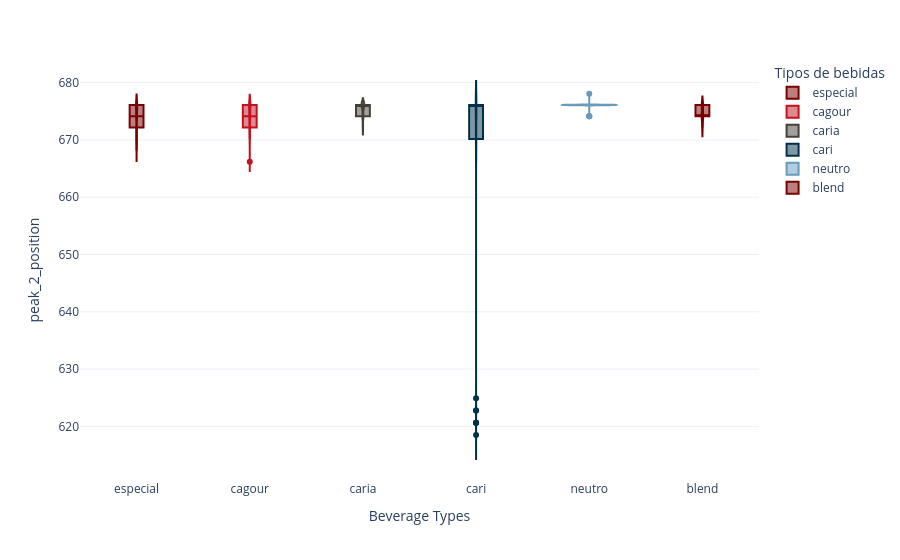

Notebook code for this chart:
### Code cell
fig = groupby_violin('peak_2_position',
                     peaks)
fig.show()

### Figure 1 — Plotly figure (JSON) as saved in the notebook; plotly's stock layout.template omitted (floating-point values rounded to 4 significant figures)
{"data": [{"alignmentgroup": "True", "box": {"visible": true}, "hovertemplate": "Tipos de bebidas=%{x}<br>peak_2_position=%{y}<extra></extra>", "legendgroup": "especial", "marker": {"color": "#780000"}, "name": "especial", "offsetgroup": "especial", "orientation": "v", "scalegroup": "True", "showlegend": true, "type": "violin", "x": ["especial", "especial", "especial", "especial", "especial", "especial", "especial", "especial", "especial", "especial", "especial", "especial", "especial", "especial", "especial", "especial", "especial", "especial", "especial", "especial", "especial", "especial", "especial", "especial", "especial", "especial", "especial", "especial", "especial", "especial", "especial", "especial", "especial", "especial", "especial", "especial", "especial", "especial", "especial", "especial", "especial", "especial", "especial", "especial", "especial", "especial", "especial", "especial", "especial", "especial", "especial", "especial", "especial", "especial", "especial", "especial", "especial", "especial", "especial", "especial", "especial", "especial", "especial", "especial", "especial", "especial", "especial", "especial", "especial", "especial", "especial", "especial", "especial", "especial", "especial", "especial", "especial", "especial", "especial", "especial", "especial", "especial", "especial", "especial", "especial", "especial", "especial", "especial", "especial", "especial", "especial", "especial", "especial", "especial", "especial", "especial", "especial", "especial", "especial", "especial", "especial", "especial", "especial", "especial", "especial", "especial", "especial", "especial", "especial", "especial", "especial", "especial", "especial", "especial", "especial", "especial", "especial", "especial", "especial", "especial", "especial", "especial", "especial", "especial", "especial"], "x0": " ", "xaxis": "x", "y": [676.1, 670.2, 676.1, 674.1, 672.1, 674.1, 676.1, 672.1, 670.2, 670.2, 672.1, 674.1, 672.1, 672.1, 670.2, 670.2, 676.1, 674.1, 676.1, 670.2, 672.1, 676.1, 676.1, 676.1, 672.1, 670.2, 668.2, 674.1, 674.1, 674.1, 676.1, 676.1, 670.2, 676.1, 672.1, 672.1, 670.2, 672.1, 674.1, 672.1, 670.2, 676.1, 676.1, 676.1, 674.1, 676.1, 674.1, 676.1, 674.1, 674.1, 674.1, 674.1, 676.1, 670.2, 674.1, 676.1, 676.1, 670.2, 672.1, 672.1, 674.1, 670.2, 674.1, 672.1, 674.1, 672.1, 668.2, 674.1, 670.2, 670.2, 676.1, 676.1, 674.1, 676.1, 670.2, 676.1, 674.1, 674.1, 676.1, 676.1, 674.1, 676.1, 674.1, 676.1, 676.1, 674.1, 674.1, 676.1, 674.1, 674.1, 676.1, 676.1, 676.1, 676.1, 676.1, 676.1, 676.1, 676.1, 676.1, 676.1, 674.1, 676.1, 676.1, 672.1, 676.1, 676.1, 676.1, 676.1, 674.1, 676.1, 676.1, 676.1, 676.1, 676.1, 676.1, 670.2, 672.1, 674.1, 676.1, 676.1, 672.1, 670.2, 670.2, 676.1, 674.1], "y0": " ", "yaxis": "y"}, {"alignmentgroup": "True", "box": {"visible": true}, "hovertemplate": "Tipos de bebidas=%{x}<br>peak_2_position=%{y}<extra></extra>", "legendgroup": "cagour", "marker": {"color": "#c1121f"}, "name": "cagour", "offsetgroup": "cagour", "orientation": "v", "scalegroup": "True", "showlegend": true, "type": "violin", "x": ["cagour", "cagour", "cagour", "cagour", "cagour", "cagour", "cagour", "cagour", "cagour", "cagour", "cagour", "cagour", "cagour", "cagour", "cagour", "cagour", "cagour", "cagour", "cagour", "cagour", "cagour", "cagour", "cagour", "cagour", "cagour", "cagour", "cagour", "cagour", "cagour", "cagour", "cagour", "cagour", "cagour", "cagour", "cagour", "cagour", "cagour", "cagour", "cagour", "cagour", "cagour", "cagour", "cagour", "cagour", "cagour", "cagour", "cagour", "cagour", "cagour", "cagour", "cagour", "cagour", "cagour", "cagour", "cagour", "cagour", "cagour", "cagour", "cagour", "cagour", "cagour", "cagour", "cagour", "cagour", "cagour", "cagour", "cagour", "cagour", "cagour", "cagour", "cagour", "cagour", "cagour", "cagour", "cagour", "cagour", "cagour", "cagour", "cagour", "cagour", "cagour", "cagour", "cagour", "cagour", "cagour", "cagour", "cagour", "cagour", "cagour", "cagour", "cagour", "cagour", "cagour", "cagour", "cagour", "cagour", "cagour", "cagour", "cagour", "cagour", "cagour", "cagour", "cagour", "cagour", "cagour"], "x0": " ", "xaxis": "x", "y": [676.1, 676.1, 676.1, 676.1, 676.1, 676.1, 676.1, 676.1, 676.1, 676.1, 676.1, 676.1, 676.1, 676.1, 676.1, 672.1, 676.1, 676.1, 674.1, 676.1, 676.1, 676.1, 672.1, 676.1, 674.1, 674.1, 674.1, 676.1, 676.1, 676.1, 674.1, 676.1, 676.1, 676.1, 674.1, 672.1, 674.1, 672.1, 676.1, 676.1, 674.1, 672.1, 672.1, 674.1, 674.1, 674.1, 672.1, 674.1, 676.1, 672.1, 674.1, 674.1, 676.1, 676.1, 676.1, 674.1, 676.1, 674.1, 674.1, 676.1, 674.1, 670.2, 674.1, 676.1, 676.1, 676.1, 674.1, 672.1, 676.1, 672.1, 676.1, 676.1, 676.1, 676.1, 672.1, 672.1, 670.2, 670.2, 670.2, 674.1, 676.1, 676.1, 672.1, 676.1, 676.1, 674.1, 666.2, 676.1, 674.1, 670.2, 674.1, 672.1, 672.1, 670.2, 670.2, 672.1, 670.2, 672.1, 670.2, 672.1, 674.1, 676.1, 674.1, 672.1, 672.1], "y0": " ", "yaxis": "y"}, {"alignmentgroup": "True", "box": {"visible": true}, "hovertemplate": "Tipos de bebidas=%{x}<br>peak_2_position=%{y}<extra></extra>", "legendgroup": "caria", "marker": {"color": "#454139"}, "name": "caria", "offsetgroup": "caria", "orientation": "v", "scalegroup": "True", "showlegend": true, "type": "violin", "x": ["caria", "caria", "caria", "caria", "caria", "caria", "caria", "caria", "caria", "caria", "caria", "caria", "caria", "caria", "caria", "caria", "caria", "caria", "caria", "caria", "caria", "caria", "caria", "caria", "caria", "caria", "caria", "caria", "caria", "caria", "caria", "caria", "caria", "caria", "caria", "caria", "caria", "caria", "caria", "caria", "caria", "caria", "caria", "caria", "caria"], "x0": " ", "xaxis": "x", "y": [676.1, 674.1, 676.1, 676.1, 676.1, 674.1, 674.1, 676.1, 676.1, 676.1, 676.1, 674.1, 676.1, 676.1, 676.1, 676.1, 676.1, 676.1, 676.1, 676.1, 676.1, 676.1, 676.1, 674.1, 676.1, 676.1, 674.1, 676.1, 676.1, 676.1, 676.1, 676.1, 672.1, 672.1, 676.1, 674.1, 676.1, 676.1, 676.1, 676.1, 672.1, 676.1, 674.1, 674.1, 674.1], "y0": " ", "yaxis": "y"}, {"alignmentgroup": "True", "box": {"visible": true}, "hovertemplate": "Tipos de bebidas=%{x}<br>peak_2_position=%{y}<extra></extra>", "legendgroup": "cari", "marker": {"color": "#003049"}, "name": "cari", "offsetgroup": "cari", "orientation": "v", "scalegroup": "True", "showlegend": true, "type": "violin", "x": ["cari", "cari", "cari", "cari", "cari", "cari", "cari", "cari", "cari", "cari", "cari", "cari", "cari", "cari", "cari", "cari", "cari", "cari", "cari", "cari", "cari", "cari", "cari", "cari", "cari", "cari", "cari", "cari", "cari", "cari", "cari", "cari", "cari", "cari", "cari", "cari", "cari", "cari", "cari", "cari", "cari", "cari", "cari", "cari", "cari", "cari", "cari", "cari", "cari", "cari", "cari", "cari", "cari", "cari", "cari"], "x0": " ", "xaxis": "x", "y": [676.1, 676.1, 676.1, 676.1, 676.1, 674.1, 676.1, 676.1, 676.1, 676.1, 676.1, 672.1, 676.1, 670.2, 670.2, 676.1, 670.2, 676.1, 668.2, 676.1, 672.1, 622.8, 676.1, 674.1, 676.1, 618.5, 676.1, 620.6, 670.2, 672.1, 676.1, 666.2, 674.1, 676.1, 676.1, 676.1, 670.2, 668.2, 670.2, 668.2, 676.1, 624.9, 620.6, 620.6, 676.1, 674.1, 676.1, 670.2, 676.1, 676.1, 622.8, 670.2, 676.1, 670.2, 676.1], "y0": " ", "yaxis": "y"}, {"alignmentgroup": "True", "box": {"visible": true}, "hovertemplate": "Tipos de bebidas=%{x}<br>peak_2_position=%{y}<extra></extra>", "legendgroup": "neutro", "marker": {"color": "#669bbc"}, "name": "neutro", "offsetgroup": "neutro", "orientation": "v", "scalegroup": "True", "showlegend": true, "type": "violin", "x": ["neutro", "neutro", "neutro", "neutro", "neutro", "neutro", "neutro", "neutro", "neutro", "neutro", "neutro", "neutro", "neutro", "neutro", "neutro", "neutro", "neutro", "neutro", "neutro", "neutro", "neutro", "neutro", "neutro", "neutro", "neutro", "neutro", "neutro", "neutro", "neutro", "neutro", "neutro", "neutro", "neutro", "neutro", "neutro", "neutro", "neutro", "neutro", "neutro", "neutro", "neutro", "neutro", "neutro", "neutro", "neutro", "neutro", "neutro", "neutro", "neutro", "neutro", "neutro", "neutro", "neutro", "neutro", "neutro"], "x0": " ", "xaxis": "x", "y": [676.1, 676.1, 676.1, 676.1, 676.1, 676.1, 676.1, 676.1, 676.1, 676.1, 676.1, 676.1, 676.1, 676.1, 676.1, 676.1, 676.1, 676.1, 676.1, 674.1, 676.1, 676.1, 676.1, 676.1, 676.1, 676.1, 676.1, 676.1, 676.1, 676.1, 674.1, 676.1, 676.1, 674.1, 676.1, 676.1, 676.1, 676.1, 676.1, 676.1, 676.1, 676.1, 676.1, 676.1, 676.1, 676.1, 676.1, 676.1, 676.1, 676.1, 676.1, 678.1, 676.1, 676.1, 676.1], "y0": " ", "yaxis": "y"}, {"alignmentgroup": "True", "box": {"visible": true}, "hovertemplate": "Tipos de bebidas=%{x}<br>peak_2_position=%{y}<extra></extra>", "legendgroup": "blend", "marker": {"color": "#780000"}, "name": "blend", "offsetgroup": "blend", "orientation": "v", "scalegroup": "True", "showlegend": true, "type": "violin", "x": ["blend", "blend", "blend", "blend", "blend", "blend", "blend", "blend", "blend", "blend", "blend", "blend", "blend", "blend", "blend", "blend", "blend", "blend", "blend", "blend", "blend", "blend", "blend", "blend", "blend"], "x0": " ", "xaxis": "x", "y": [674.1, 674.1, 676.1, 676.1, 676.1, 672.1, 674.1, 674.1, 674.1, 676.1, 674.1, 676.1, 674.1, 674.1, 674.1, 674.1, 676.1, 676.1, 674.1, 676.1, 672.1, 676.1, 676.1, 674.1, 672.1], "y0": " ", "yaxis": "y"}], "layout": {"legend": {"title": {"text": "Tipos de bebidas"}, "tracegroupgap": 0}, "margin": {"t": 60}, "violinmode": "overlay", "xaxis": {"anchor": "y", "categoryarray": ["especial", "cagour", "caria", "cari", "neutro", "blend"], "categoryorder": "array", "domain": [0, 1], "title": {"text": "Beverage Types"}}, "yaxis": {"anchor": "x", "domain": [0, 1], "title": {"text": "peak_2_position"}}}}
